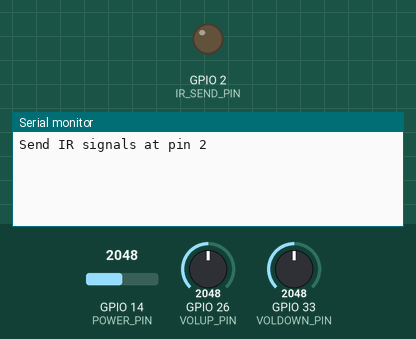
Simulated run of this sketch. Board: ESP32. Parts: output pins drawn as LEDs (lit = HIGH), the last lines printed to the serial monitor. The test bench sets the inputs (shaded band); at power-on: GPIO 14 (POWER_PIN) = 2048, GPIO 33 (VOLDOWN_PIN) = 2048, GPIO 26 (VOLUP_PIN) = 2048.

Above: at 1.2 s.
1.3 s: GPIO 14 (POWER_PIN) set to 1053
2.8 s: GPIO 14 (POWER_PIN) set to 963
At 2.87 s:
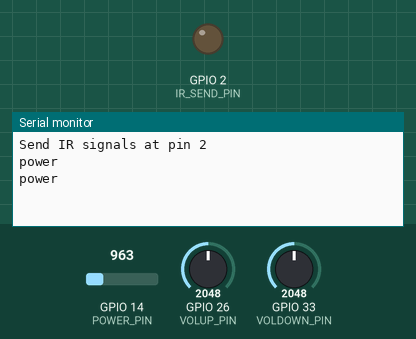
6.3 s: GPIO 33 (VOLDOWN_PIN) set to 1080
At 6.35 s:
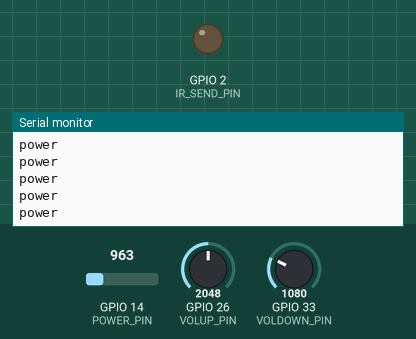
7.8 s: GPIO 33 (VOLDOWN_PIN) set to 976
At 7.93 s:
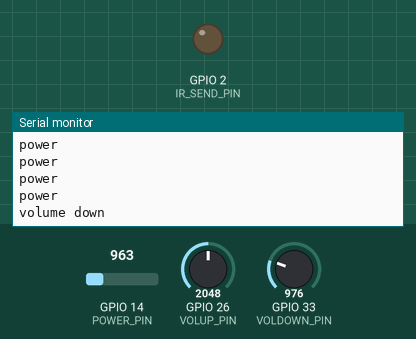

Measured:
- the behaviour switches between 1024 and 1023 on GPIO 14 (POWER_PIN) (found by bisection; images 0 and 1)
- the behaviour switches between 1024 and 1023 on GPIO 33 (VOLDOWN_PIN) (found by bisection; images 2 and 3)
- after the input at 2.8 s, the serial monitor: prints a new line at once (image 1)
- after the input at 7.8 s, the serial monitor: prints a new line after 0.06 s (image 3)

The sketch:

ir_blast.ino
```cpp
#include <Arduino.h>
#include <IRremote.hpp>


#define LED_BUILTIN 2
#define IR_SEND_PIN 2
//#define IR_RECEIVE_PIN 5

// samsung nec2 command codes
// https://github.com/zmoteio/irdb.tk/blob/master/codes/Samsung/TV/7%2C7.csv
#define POWER_PIN 14
#define POWER_CMD 0x7
#define POWER_ADDR 0x2

#define VOLUP_PIN 26
#define VOLUP_CMD 0x7
#define VOLUP_ADDR 0x7

#define VOLDOWN_PIN 33
#define VOLDOWN_CMD 0x7
#define VOLDOWN_ADDR 0xB

void setup() {
    pinMode(IR_SEND_PIN, OUTPUT);
    pinMode(POWER_PIN, INPUT);

    Serial.begin(115200);   // Status message will be sent to PC at 9600 baud
    while (!Serial);

    //IrReceiver.begin(IR_RECEIVE_PIN, ENABLE_LED_FEEDBACK);
    //Serial.print("Ready to receive IR signals of protocols: ");
    //printActiveIRProtocols(&Serial);
    //Serial.print("at pin ");
    //Serial.println(IR_RECEIVE_PIN);

    IrSender.begin(IR_SEND_PIN);
    Serial.print("Send IR signals at pin ");
    Serial.println(IR_SEND_PIN);
}


void loop() {

    bool power = analogRead(POWER_PIN) < 1024;
    if (power) {
        Serial.println("power");
        IrSender.sendSamsung(POWER_CMD, POWER_ADDR, 0);
    }

    bool volup = analogRead(VOLUP_PIN) < 1024;
    if (volup) {
        Serial.println("volume up");
        IrSender.sendSamsung(VOLUP_CMD, VOLUP_ADDR, 0);
    }

    bool voldown = analogRead(VOLDOWN_PIN) < 1024;
    if (voldown) {
        Serial.println("volume down");
        IrSender.sendSamsung(VOLDOWN_CMD, VOLDOWN_ADDR, 0);
    }


    //if (IrReceiver.decode()) {
    //    Serial.println();
    //    Serial.println();
    //    IrReceiver.printIRResultShort(&Serial);

    //    if (IrReceiver.decodedIRData.flags & IRDATA_FLAGS_WAS_OVERFLOW) {
    //    } else {
    //        if (IrReceiver.decodedIRData.protocol == UNKNOWN) {
    //            Serial.println("Received noise or an unknown (or not yet enabled) protocol");
    //        }
    //        Serial.println();
    //        IrReceiver.printIRSendUsage(&Serial);
    //        Serial.println();
    //        Serial.println("Raw result in internal ticks (50 us) - with leading gap");
    //        IrReceiver.printIRResultRawFormatted(&Serial, false);
    //        Serial.println("Raw result in microseconds - with leading gap");
    //        IrReceiver.printIRResultRawFormatted(&Serial, true);
    //        Serial.println();
    //        Serial.print("Result as internal 8bit ticks (50 us) array - compensated with MARK_EXCESS_MICROS=");
    //        Serial.println(MARK_EXCESS_MICROS);
    //        IrReceiver.compensateAndPrintIRResultAsCArray(&Serial, false);
    //        Serial.print("Result as microseconds array - compensated with MARK_EXCESS_MICROS=");
    //        Serial.println(MARK_EXCESS_MICROS);
    //        IrReceiver.compensateAndPrintIRResultAsCArray(&Serial, true);
    //        IrReceiver.printIRResultAsCVariables(&Serial);
    //        Serial.println();

    //        IrReceiver.compensateAndPrintIRResultAsPronto(&Serial);

    //    }
    //    IrReceiver.resume();
    //}
}
```
